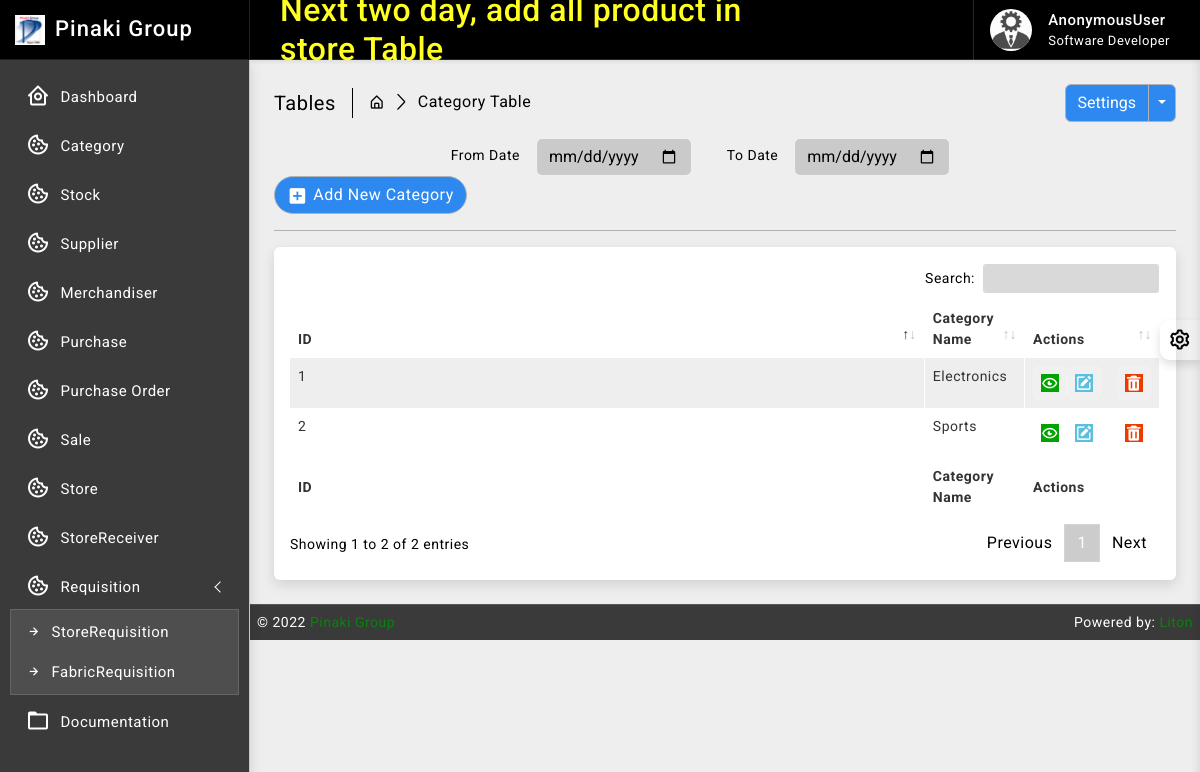
The page /category/ on the database its author committed.
### category/models.py (models this page shows, shortened)
class Category(models.Model):
    id = models.AutoField(primary_key=True)
    name = models.CharField(max_length=64, null=True, unique=True, blank=True)
    created_at = models.DateTimeField(auto_now_add=True, auto_now=False)
    updated_at = models.DateTimeField(auto_now_add=False, auto_now=True)

### category/views.py (the view)
# urls.py: path('', views.category_read, name='category_read'),
def category_read(request):
    category_data = Category.objects.all().order_by('-id')
    context = {
        'category_data': category_data
    }
    return render(request, 'category/read.html', context)

### templates/category/read.html (shortened to what this page needs)
{% extends 'base/base.html' %}
{% block body %}
{% load static %}
		<div class="page-wrapper">
			<div class="page-content">
				<div class="page-breadcrumb d-none d-sm-flex align-items-center mb-3">
					<div class="breadcrumb-title pe-3">Tables</div>
					<div class="ps-3">
						<nav aria-label="breadcrumb">
							<ol class="breadcrumb mb-0 p-0">
								<li class="breadcrumb-item"><a href="#"><i class="bx bx-home-alt"></i></a>
								</li>
								<li class="breadcrumb-item active" aria-current="page">Category Table</li>
							</ol>
						</nav>
					</div>
					<div class="ms-auto">
						<div class="btn-group">
							<button type="button" class="btn btn-light">Settings</button>
							<button type="button" class="btn btn-light dropdown-toggle dropdown-toggle-split" data-bs-toggle="dropdown">	<span class="visually-hidden">Toggle Dropdown</span>
							</button>
						</div>
					</div>
				</div>
				<div class="col-md-9">
					<form class="float-md-end" method="POST">
						<div class="row row-cols-md-auto g-lg-3">
							<label for="fromdate" class="col-md-2 col-form-label text-md-end">From Date</label>
							<div class="col-md-4">
								<input type="date" name= "fromdate" class="form-control" id="fromdate">
							</div>
							<label for="todate" class="col-md-2 col-form-label text-md-end">To Date</label>
							<div class="col-md-4">
								<input type="date" name= "todate" class="form-control" id="todate">
							</div>
						</div>
					</form>
				</div>
                <div class="ms-auto"><a href="/category/create/" class="btn btn-light radius-30 mt-2 mt-lg-0"><i class="bx bxs-plus-square"></i>Add New Category</a></div>
				<hr/>
				<div class="card">
					<div class="card-body">
						<div class="table-responsive">
							<table id="example2" class="table table-striped table-bordered">
								<thead>
									<tr>
										<th>ID</th>
										<th>Category Name</th>
										<th>Actions</th>
									</tr>
								</thead>
								<tbody>
									{% for data in category_data %}
									<tr>
									   <td>{{ data.id }}</td>
									   <td>{{ data.name }}</td>
									   <td class="center">
										<div class="d-flex order-actions">
											<a class="" href="#">
												<i class="fadeIn animated bx bx-show-alt"></i>
											</a>
											<a class="" href="{% url 'category_update' data.id %}">
												<i class='bx bxs-edit'></i>
											</a>
											<a class="ms-3" href="{% url 'category_delete' data.id %}" onclick="return confirm('Are you sure?');">
												<i class='bx bxs-trash'></i>
											</a>
										</div>
									   </td>
									</tr>
								 {% endfor %}
								</tbody>
								<tfoot>
									<tr>
										<th>ID</th>
										<th>Category Name</th>
										<th>Actions</th>
									</tr>
								</tfoot>
							</table>
						</div>
					</div>
				</div>
			</div>
		</div>
{% endblock body %}

### static/css/app.css (style rules this page uses)
body { font-size: 14px; letter-spacing: .5px; font-family: Roboto, sans-serif; overflow-x: hidden }
a { text-decoration: none }
.page-wrapper { height: 100%; margin-top: 60px; margin-bottom: 0px; margin-left: 250px }
.page-content { padding: 1.5rem 1.5rem 0 1.5rem }
.breadcrumb-title { font-size: 20px; border-right: 1.5px solid #000000; }
.page-breadcrumb .breadcrumb li.breadcrumb-item { font-size: 16px }
.page-breadcrumb .breadcrumb-item+.breadcrumb-item::before { display: inline-block; padding-right: .5rem; color: #000000; font-family: LineIcons; content: "\ea5c" }
.order-actions a { font-size: 18px; width: 34px; height: 34px; display: flex; align-items: center; justify-content: center; background: rgb(255 255 255 / 15%); border: 1px solid rgb(255 255 255 / 15%); text-align: center; border-radius: 20%; color: #ffffff }
.radius-30 { border-radius: 30px }
.btn i { vertical-align: middle; font-size: 1.3rem; margin-top: -1em; margin-bottom: -1em; margin-right: 5px }
input::placeholder { color: #fff!important; opacity: .3!important }
.bg-theme { background-size: 100% 100%; background-attachment: fixed; background-position: center; background-repeat: no-repeat; transition: background .2s; }
body.bg-theme2 { background-image: url(../images/bg-themes/2.png); }

### rows shown on the page
Category: id "2", name "Sports"
Category: id "1", name "Electronics"

### other values the page prints
{{ request.user }} "AnonymousUser"
